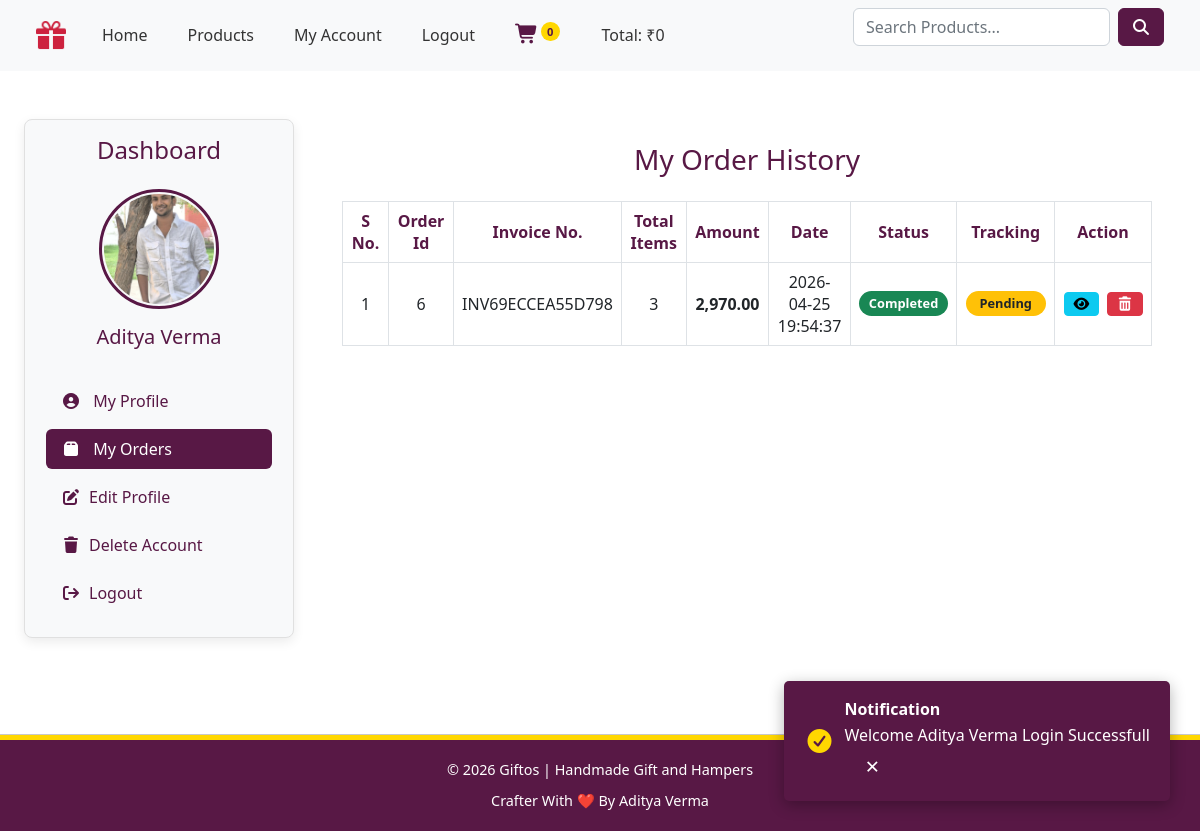
Page /user/profile.php?orders (signed in) on the committed database.
### tables this page shows
CREATE TABLE IF NOT EXISTS `user_table` (
  `user_id` int NOT NULL AUTO_INCREMENT,
  `user_name` varchar(255) NOT NULL,
  `user_email` varchar(255) NOT NULL,
  `user_password` varchar(255) NOT NULL,
  `user_image` varchar(255) NOT NULL,
  `user_address` varchar(255) NOT NULL,
  `user_mobile` varchar(20) NOT NULL,
  `created_at` timestamp NULL DEFAULT CURRENT_TIMESTAMP ON UPDATE CURRENT_TIMESTAMP,
  `user_date` timestamp NULL DEFAULT CURRENT_TIMESTAMP,
  `user_status` enum('active','inactive') DEFAULT 'active',
  PRIMARY KEY (`user_id`)
);

CREATE TABLE IF NOT EXISTS `user_orders` (
  `order_id` int NOT NULL AUTO_INCREMENT,
  `user_id` int NOT NULL,
  `amount_due` decimal(10,2) NOT NULL,
  `invoice_number` varchar(255) NOT NULL,
  `total_product` int NOT NULL,
  `payment_id` varchar(255) DEFAULT NULL,
  `payment_mode` varchar(50) NOT NULL,
  `order_date` datetime DEFAULT CURRENT_TIMESTAMP,
  `order_status` enum('pending','completed','cancelled') NOT NULL,
  `track_status` enum('Pending','Shipped','Out for Delivery','Delivered') NOT NULL,
  PRIMARY KEY (`order_id`)
);

### user/profile.php (the view, shortened to what this page needs)
<?php
include('../includes/connect.php');
include('../functions/common_function.php');
$username=$_SESSION['username'];
$query= $con->prepare("SELECT * FROM user_table WHERE user_name=?");
$query->bind_param("s", $username);
$query->execute();
 $result=$query->get_result();
 $row_count=$result->num_rows;
 if($row_count>0){
    $user=$result->fetch_assoc();
 }
 $current_view='profile';
 if(isset($_GET['orders'])){
    $current_view='orders';
 }elseif(isset($_GET['edit_account'])){
    $current_view='edit_account';
 }elseif(isset($_GET['delete_account'])){
    $current_view='delete_account';
 }
?>
<?php
include('../includes/header.php');
include('../includes/navbar.php');
?>
<div class="container-fluid my-5">
    <div class="row mx-auto">
        <div class="col-md-3">
            <div class="card p-3 profile-sidebar">
                    <h4 class="text-custom-maroon text-center mb-4">Dashboard</h4>
                <div class="text-center mb-4">
                    <img src="./user_images/<?php echo $user['user_image']?>" alt="<?php echo $user['user_name']?>" onerror="this.src='../images/favicon.png'" class="rounded-circle profile-img">
                    <h5 class="mt-3"><?php echo ucfirst($user['user_name'])?></h5>
                </div>
                <ul class="nav flex-column nav-pills">
                    <li class="nav-items mb-2">
                        <a href="profile.php" class="nav-link link-custom <?php echo ($current_view=='profile'?'active bg-custom-maroon text-light':'')?> "><i class="fas fa-user-circle me-2"></i> My Profile</a>
                    </li>
                    <li class="nav-items mb-2">
                        <a href="profile.php?orders" class="nav-link  link-custom <?php echo ($current_view=='orders'?'active bg-custom-maroon text-light':'')?>"><i class="fas fa-box me-2"></i> My Orders</a>
                    </li>
                    <li class="nav-items mb-2">
                        <a href="profile.php?edit_account" class="nav-link  link-custom <?php echo ($current_view=='edit_account'?'active bg-custom-maroon text-light':'')?>"><i class="fas fa-edit me-2"></i>Edit Profile</a>
                    </li>
                    <li class="nav-items mb-2">
                        <a href="profile.php?delete_account" class="nav-link  link-custom <?php echo ($current_view=='delete_account'?'active bg-custom-maroon text-light':'')?>"><i class="fas fa-trash me-2"></i>Delete Account</a>
                    </li>
                    <li class="nav-items mb-2">
                        <a href="logout.php" class="nav-link  link-custom"><i class="fas fa-sign-out me-2"></i>Logout</a>
                    </li>
                </ul>
            </div>
        </div>
         <div class="col-md-9">
            <div class="p-4 profile-content">
                <?php
                if($current_view=='edit_account'){
                    include('edit_account.php');
                }elseif($current_view=='orders'){
                    include('user_orders.php');
                }elseif($current_view=='delete_account'){
                    include('delete_account.php');
                }
                ?>
            </div>
         </div>
    </div>
</div>
<hr class="mt-5 mb-0" >
<?php include('../includes/footer.php') ?>
<?php include('../includes/notification.php') ?>

### user/user_orders.php (shortened to what this page needs)
<h3 class="text-custom-maroon mb-4 text-center">My Order History</h3>
<?php
$stmt = $con->prepare("SELECT * FROM user_orders WHERE user_id=? ORDER BY order_id DESC");
$stmt->bind_param("i", $user_id);
$stmt->execute();
$order_result=$stmt->get_result();
?>
<div class="table-responsive mt-4">
    <table class="table table-bordered table-hover align-middle text-center">
        <thead class="bg-custom-maroon text-light">
            <tr>
                <th>S No.</th>
                <th>Order Id</th>
                <th class="d-none d-md-table-cell">Invoice No.</th>
                <th>Total Items</th>
                <th>Amount</th>
                <th class="d-none d-lg-table-cell">Date</th>
                <th>Status</th>
                <th class="d-none d-md-table-cell">Tracking</th>
                <th>Action</th>
            </tr>
        </thead>
        <tbody>
            <?php
            $counter=1;
            while($row=$order_result->fetch_assoc()){
                $order_id=htmlspecialchars($row['order_id']);
                $order_status=strtolower($row['order_status']);
                $track_status=strtolower($row['track_status']);
                $status_class=match($order_status){
                    'pending'=>'bg-secondary',
                    'completed'=>'bg-success',
                    'cencelled'=>'bg-danger',
                    default=>'bg-info'
                };
                $track_class=match($track_status){
                    'processing', 'pending'=>'bg-warning text-dark',
                    'shipped'=>'bg-primary',
                    'out of delivery'=>'bg-info',
                    'deliverrd'=>'bg-success',
                    default=>'bg-secondary'
                };
                $can_delete=($track_status=='processing') || ($track_status=='pending');
                $tooltip_text=htmlspecialchars(ucfirst($track_status)."Orders cannot be delivered");
            echo"<tr>
                <td>{$counter}</td>
                <td>".htmlspecialchars($order_id)."</td>
                <td class='d-none d-md-table-cell'>".htmlspecialchars($row['invoice_number'])."</td>
                <td>".htmlspecialchars($row['total_product'])."</td>
                <td><strong>".number_format($row['amount_due'],2)."</strong></td>
                <td class='d-none d-lg-table-cell'>".$row['order_date']."</td>
                <td>
                    <span class='badge {$status_class}'>".htmlspecialchars(ucfirst($order_status))."</span>
                </td>
                <td class='d-none d-md-table-cell'>
                    <span class='badge {$track_class}'>".htmlspecialchars(ucfirst($track_status))."</span>
                </td>
                <td>
                    <div class='d-flex flex-column flex-md-row gap-2 justify-content-center'>
                        <a href='view_order.php?order_id={$order_id}' class='btn btn-sm btn-info'>
                            <i class='fas fa-eye'></i>
                        </a>";
                        if($can_delete){
                        echo"<a href='delete_order.php?order_id={$order_id}' onclick='return confirm(\"Are you sure you want to delete this order.\")' class='btn btn-sm btn-danger'>
                            <i class='fas fa-trash-alt'></i>
                        </a>";
                        }else{
                            echo"<span data-bs-toggle='tooltip' data-bs-placement='top' title='{$tooltip_text}'><button class='btn btn-sm btn-secondary order-btn disabled' disabled><i class='fas fa-ban me-1'></i>Delete</button></span>";
                        }
                        echo"</div>
                </td>
            </tr>";
            $counter++;
            }
            ?>
        </tbody>
    </table>
</div>

### style/style.css (style rules this page uses)
:root { --primary-color: #581845; --secondary-color: #FFD700; --accent-color: #900C3F; --light-bg: #F8F9FA; --dark-text: #333; --font-family-main: 'Poppins', sans-serif; --font-family-logo: 'Garamond', serif; }
body { font-family: var(--font-family-main); color: var(--dark-text); background-color: #fff; display: flex; flex-direction: column; min-height: 100vh; }
h1, h2, h3, h4, h5, h6 { color: var(--primary-color); font-weight: 600; }
a { color: var(--primary-color); text-decoration: none; transition: color 0.3s ease; }
.nav-link { font-weight: 500; color: var(--dark-text) !important; margin: 0 5px; padding: 8px 15px !important; border-radius: 5px; transition: background-color 0.3s ease; }
.card { border: none; box-shadow: 0 4px 12px rgba(0, 0, 0, 0.08); transition: transform 0.3s ease, box-shadow 0.3s ease; border-radius: 8px; }
.text-custom-maroon { color: #581845; }

### user/user_style.css (style rules this page uses)
.profile-img { width: 120px; height: 120px; object-fit: cover; border: 3px solid #581845; padding: 2px; }
.profile-sidebar { height: auto; border: 1px solid #e0e0e0; border-radius: 8px; background-color: #f8f9fa; / }
.link-custom { color: #581845 !important; transition: background-color 0.3s; }
.nav-pills .nav-link.active, .nav-pills .nav-link.active:focus, .nav-pills .nav-link.active:hover { color: #ffffff !important; background-color: #581845 !important; }
.profile-content .table th { width: 150px; color: #581845; }
.table thead th, .table tbody td { vertical-align: middle; }
.badge { padding: 0.5em 0.75em; font-size: 0.8rem; font-weight: 600; border-radius: 20px; min-width: 80px; display: inline-block; text-align: center; }

### rows in the picture
user_table: user_image (picture), user_name "Aditya Verma"
user_orders: order_id "6", invoice_number "INV69ECCEA55D798", total_product "3", amount_due "2,970.00", order_date "2026-04-25 19:54:37", order_status "Completed", track_status "Pending"

### other values in the picture
$count "0"
$total "0"
